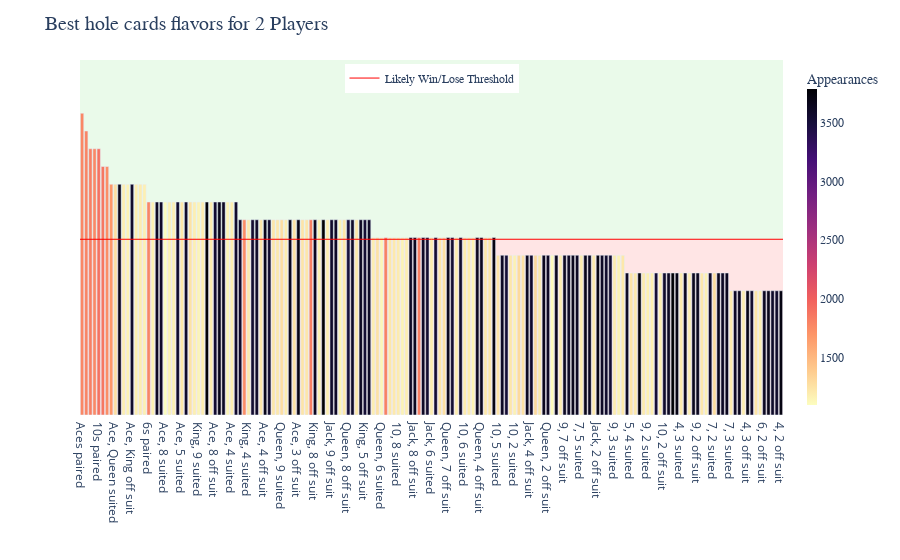
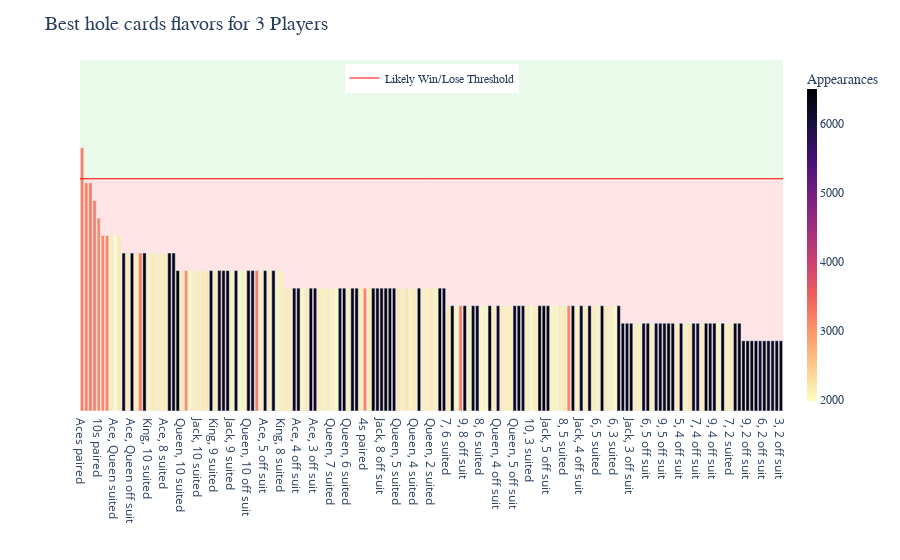
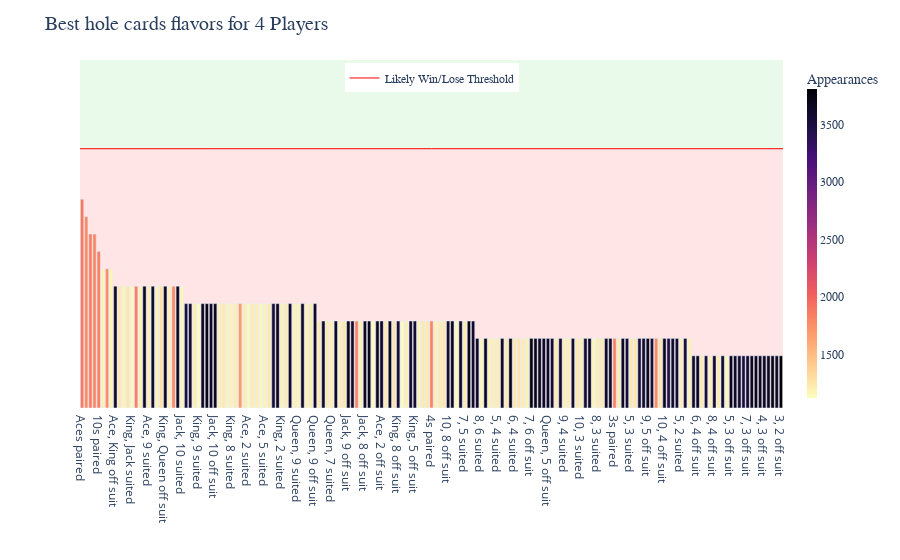
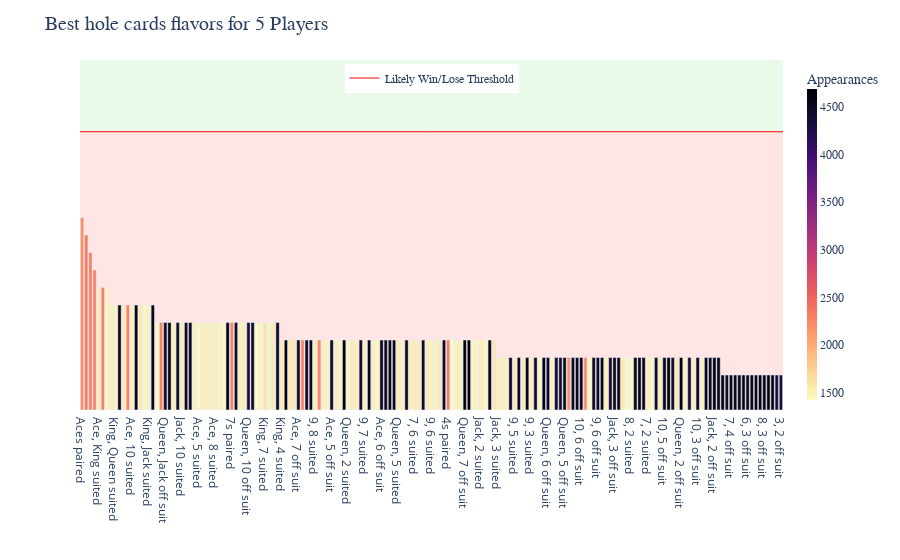

Notebook source saved alongside these figures, in order:
### Code cell
import importlib
import src.plot_data
importlib.reload(src.plot_data)

from src.plot_data import plot_data

for players in [*range(2, 11)]:
# for players in [2, 10]:
# for players in [10]:
    plot_data(show_plot=True, n_players_to_plot=players)

### Figure 1 — Plotly figure (JSON) as saved in the notebook; plotly's stock layout.template omitted (floating-point values rounded to 4 significant figures; data arrays with more than 128 entries replaced by an {"elided": "..."} marker saying what was removed)
{"data": [{"alignmentgroup": "True", "customdata": {"elided": "169x1 float values"}, "hovertemplate": "hole cards flavor=%{x}<br>win ratio rounded down to nearest 5%=%{y:.0%}<br>win ratio=%{customdata[0]:.2%}<br>appearances=%{marker.color}<extra></extra>", "legendgroup": "", "marker": {"color": {"elided": "169 int values"}, "coloraxis": "coloraxis", "pattern": {"shape": ""}}, "name": "", "offsetgroup": "", "orientation": "v", "showlegend": false, "textposition": "auto", "type": "bar", "x": {"elided": "169 str values"}, "xaxis": "x", "y": {"elided": "169 float values"}, "yaxis": "y"}, {"line": {"color": "red", "width": 1}, "mode": "lines", "name": "Likely Win/Lose Threshold", "showlegend": true, "type": "scatter", "x": [null], "y": [null]}], "layout": {"barmode": "relative", "coloraxis": {"colorbar": {"thickness": 10, "tickfont": {"family": "monospace", "size": 12}, "title": {"font": {"family": "sans-serif", "size": 14}, "text": "Appearances"}}, "colorscale": [[0, "#fcfdbf"], [0.1111, "#feca8d"], [0.2222, "#fd9668"], [0.3333, "#f1605d"], [0.4444, "#cd4071"], [0.5556, "#9e2f7f"], [0.6667, "#721f81"], [0.7778, "#440f76"], [0.8889, "#180f3d"], [1, "#000004"]]}, "legend": {"font": {"family": "sans-serif", "size": 12}, "tracegroupgap": 0, "x": 0.5, "xanchor": "center", "y": 0.99, "yanchor": "top"}, "margin": {"t": 60}, "plot_bgcolor": "white", "shapes": [{"line": {"color": "red", "width": 1}, "type": "line", "x0": 0, "x1": 1, "xref": "paper", "y0": 0.495, "y1": 0.495, "yref": "y"}, {"fillcolor": "limegreen", "layer": "below", "line": {"width": 0}, "opacity": 0.1, "type": "rect", "x0": 0, "x1": 1, "xref": "paper", "y0": 0.495, "y1": 1, "yref": "y"}, {"fillcolor": "red", "layer": "below", "line": {"width": 0}, "opacity": 0.1, "type": "rect", "x0": 0, "x1": 1, "xref": "paper", "y0": 0, "y1": 0.495, "yref": "y"}], "title": {"font": {"family": "serif", "size": 20}, "text": "Best hole cards flavors for 2 Players"}, "xaxis": {"anchor": "y", "domain": [0, 1], "showgrid": false, "title": {"text": ""}}, "yaxis": {"anchor": "x", "domain": [0, 1], "range": [0, 1], "showgrid": false, "showticklabels": false, "title": {"text": ""}}}}

### Figure 2 — Plotly figure (JSON) as saved in the notebook; plotly's stock layout.template omitted (floating-point values rounded to 4 significant figures; data arrays with more than 128 entries replaced by an {"elided": "..."} marker saying what was removed)
{"data": [{"alignmentgroup": "True", "customdata": {"elided": "169x1 float values"}, "hovertemplate": "hole cards flavor=%{x}<br>win ratio rounded down to nearest 5%=%{y:.0%}<br>win ratio=%{customdata[0]:.2%}<br>appearances=%{marker.color}<extra></extra>", "legendgroup": "", "marker": {"color": {"elided": "169 int values"}, "coloraxis": "coloraxis", "pattern": {"shape": ""}}, "name": "", "offsetgroup": "", "orientation": "v", "showlegend": false, "textposition": "auto", "type": "bar", "x": {"elided": "169 str values"}, "xaxis": "x", "y": {"elided": "169 float values"}, "yaxis": "y"}, {"line": {"color": "red", "width": 1}, "mode": "lines", "name": "Likely Win/Lose Threshold", "showlegend": true, "type": "scatter", "x": [null], "y": [null]}], "layout": {"barmode": "relative", "coloraxis": {"colorbar": {"thickness": 10, "tickfont": {"family": "monospace", "size": 12}, "title": {"font": {"family": "sans-serif", "size": 14}, "text": "Appearances"}}, "colorscale": [[0, "#fcfdbf"], [0.1111, "#feca8d"], [0.2222, "#fd9668"], [0.3333, "#f1605d"], [0.4444, "#cd4071"], [0.5556, "#9e2f7f"], [0.6667, "#721f81"], [0.7778, "#440f76"], [0.8889, "#180f3d"], [1, "#000004"]]}, "legend": {"font": {"family": "sans-serif", "size": 12}, "tracegroupgap": 0, "x": 0.5, "xanchor": "center", "y": 0.99, "yanchor": "top"}, "margin": {"t": 60}, "plot_bgcolor": "white", "shapes": [{"line": {"color": "red", "width": 1}, "type": "line", "x0": 0, "x1": 1, "xref": "paper", "y0": 0.6617, "y1": 0.6617, "yref": "y"}, {"fillcolor": "limegreen", "layer": "below", "line": {"width": 0}, "opacity": 0.1, "type": "rect", "x0": 0, "x1": 1, "xref": "paper", "y0": 0.6617, "y1": 1, "yref": "y"}, {"fillcolor": "red", "layer": "below", "line": {"width": 0}, "opacity": 0.1, "type": "rect", "x0": 0, "x1": 1, "xref": "paper", "y0": 0, "y1": 0.6617, "yref": "y"}], "title": {"font": {"family": "serif", "size": 20}, "text": "Best hole cards flavors for 3 Players"}, "xaxis": {"anchor": "y", "domain": [0, 1], "showgrid": false, "title": {"text": ""}}, "yaxis": {"anchor": "x", "domain": [0, 1], "range": [0, 1], "showgrid": false, "showticklabels": false, "title": {"text": ""}}}}

### Figure 3 — Plotly figure (JSON) as saved in the notebook; plotly's stock layout.template omitted (floating-point values rounded to 4 significant figures; data arrays with more than 128 entries replaced by an {"elided": "..."} marker saying what was removed)
{"data": [{"alignmentgroup": "True", "customdata": {"elided": "169x1 float values"}, "hovertemplate": "hole cards flavor=%{x}<br>win ratio rounded down to nearest 5%=%{y:.0%}<br>win ratio=%{customdata[0]:.2%}<br>appearances=%{marker.color}<extra></extra>", "legendgroup": "", "marker": {"color": {"elided": "169 int values"}, "coloraxis": "coloraxis", "pattern": {"shape": ""}}, "name": "", "offsetgroup": "", "orientation": "v", "showlegend": false, "textposition": "auto", "type": "bar", "x": {"elided": "169 str values"}, "xaxis": "x", "y": {"elided": "169 float values"}, "yaxis": "y"}, {"line": {"color": "red", "width": 1}, "mode": "lines", "name": "Likely Win/Lose Threshold", "showlegend": true, "type": "scatter", "x": [null], "y": [null]}], "layout": {"barmode": "relative", "coloraxis": {"colorbar": {"thickness": 10, "tickfont": {"family": "monospace", "size": 12}, "title": {"font": {"family": "sans-serif", "size": 14}, "text": "Appearances"}}, "colorscale": [[0, "#fcfdbf"], [0.1111, "#feca8d"], [0.2222, "#fd9668"], [0.3333, "#f1605d"], [0.4444, "#cd4071"], [0.5556, "#9e2f7f"], [0.6667, "#721f81"], [0.7778, "#440f76"], [0.8889, "#180f3d"], [1, "#000004"]]}, "legend": {"font": {"family": "sans-serif", "size": 12}, "tracegroupgap": 0, "x": 0.5, "xanchor": "center", "y": 0.99, "yanchor": "top"}, "margin": {"t": 60}, "plot_bgcolor": "white", "shapes": [{"line": {"color": "red", "width": 1}, "type": "line", "x0": 0, "x1": 1, "xref": "paper", "y0": 0.745, "y1": 0.745, "yref": "y"}, {"fillcolor": "limegreen", "layer": "below", "line": {"width": 0}, "opacity": 0.1, "type": "rect", "x0": 0, "x1": 1, "xref": "paper", "y0": 0.745, "y1": 1, "yref": "y"}, {"fillcolor": "red", "layer": "below", "line": {"width": 0}, "opacity": 0.1, "type": "rect", "x0": 0, "x1": 1, "xref": "paper", "y0": 0, "y1": 0.745, "yref": "y"}], "title": {"font": {"family": "serif", "size": 20}, "text": "Best hole cards flavors for 4 Players"}, "xaxis": {"anchor": "y", "domain": [0, 1], "showgrid": false, "title": {"text": ""}}, "yaxis": {"anchor": "x", "domain": [0, 1], "range": [0, 1], "showgrid": false, "showticklabels": false, "title": {"text": ""}}}}

### Figure 4 — Plotly figure (JSON) as saved in the notebook; plotly's stock layout.template omitted (floating-point values rounded to 4 significant figures; data arrays with more than 128 entries replaced by an {"elided": "..."} marker saying what was removed)
{"data": [{"alignmentgroup": "True", "customdata": {"elided": "169x1 float values"}, "hovertemplate": "hole cards flavor=%{x}<br>win ratio rounded down to nearest 5%=%{y:.0%}<br>win ratio=%{customdata[0]:.2%}<br>appearances=%{marker.color}<extra></extra>", "legendgroup": "", "marker": {"color": {"elided": "169 int values"}, "coloraxis": "coloraxis", "pattern": {"shape": ""}}, "name": "", "offsetgroup": "", "orientation": "v", "showlegend": false, "textposition": "auto", "type": "bar", "x": {"elided": "169 str values"}, "xaxis": "x", "y": {"elided": "169 float values"}, "yaxis": "y"}, {"line": {"color": "red", "width": 1}, "mode": "lines", "name": "Likely Win/Lose Threshold", "showlegend": true, "type": "scatter", "x": [null], "y": [null]}], "layout": {"barmode": "relative", "coloraxis": {"colorbar": {"thickness": 10, "tickfont": {"family": "monospace", "size": 12}, "title": {"font": {"family": "sans-serif", "size": 14}, "text": "Appearances"}}, "colorscale": [[0, "#fcfdbf"], [0.1111, "#feca8d"], [0.2222, "#fd9668"], [0.3333, "#f1605d"], [0.4444, "#cd4071"], [0.5556, "#9e2f7f"], [0.6667, "#721f81"], [0.7778, "#440f76"], [0.8889, "#180f3d"], [1, "#000004"]]}, "legend": {"font": {"family": "sans-serif", "size": 12}, "tracegroupgap": 0, "x": 0.5, "xanchor": "center", "y": 0.99, "yanchor": "top"}, "margin": {"t": 60}, "plot_bgcolor": "white", "shapes": [{"line": {"color": "red", "width": 1}, "type": "line", "x0": 0, "x1": 1, "xref": "paper", "y0": 0.795, "y1": 0.795, "yref": "y"}, {"fillcolor": "limegreen", "layer": "below", "line": {"width": 0}, "opacity": 0.1, "type": "rect", "x0": 0, "x1": 1, "xref": "paper", "y0": 0.795, "y1": 1, "yref": "y"}, {"fillcolor": "red", "layer": "below", "line": {"width": 0}, "opacity": 0.1, "type": "rect", "x0": 0, "x1": 1, "xref": "paper", "y0": 0, "y1": 0.795, "yref": "y"}], "title": {"font": {"family": "serif", "size": 20}, "text": "Best hole cards flavors for 5 Players"}, "xaxis": {"anchor": "y", "domain": [0, 1], "showgrid": false, "title": {"text": ""}}, "yaxis": {"anchor": "x", "domain": [0, 1], "range": [0, 1], "showgrid": false, "showticklabels": false, "title": {"text": ""}}}}
